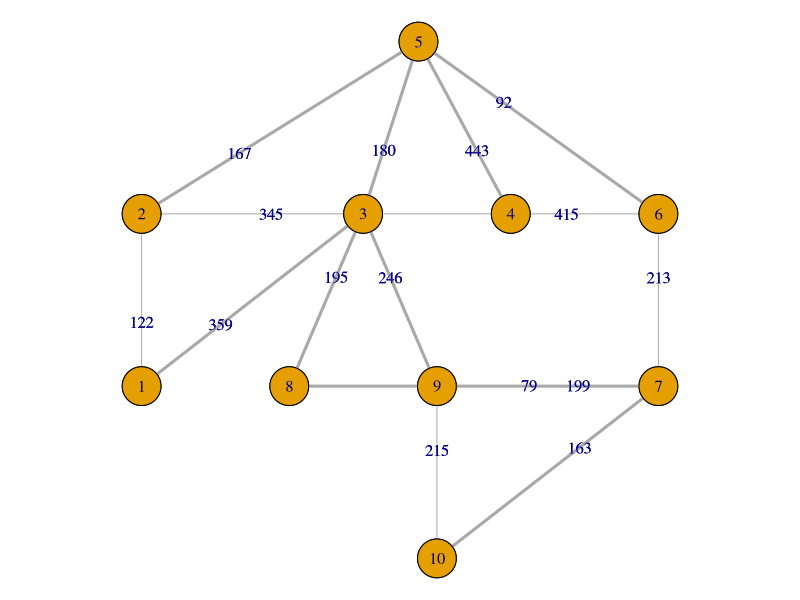

Generate this figure with R:
library(igraph)

E <- c(1,2, 1,3, 2,4, 2,5, 3,5, 3,8, 3,9, 4,5, 4,6, 
       5,6, 6,7, 7,8, 7,9, 7,10, 9,10)
W <- c(122, 359, 345, 167, 180, 195, 246, 443, 415, 
        92, 213,  79, 199, 163, 215)
g <- graph.empty(directed=F)+vertices(1:10)+edges(E)

sp <- shortest.paths(g, v = 3, weights = W)
gs <- get.shortest.paths(g, from = 3, weights = W)

for (i in 1:10)
    if (i != 3)
        print(c(i, sp[i], gs$vpath[[i]]) )


E(g)$label<-W
par(mai=c(0,0,0,0))
plot(g,layout=layout.reingold.tilford)

E(g, P=c(3,1, 3,5, 5,2, 5,4, 5,6, 3,8, 8,7, 3,9, 7,10))$width<-3
plot(g,layout=layout.reingold.tilford(g), add=T)
